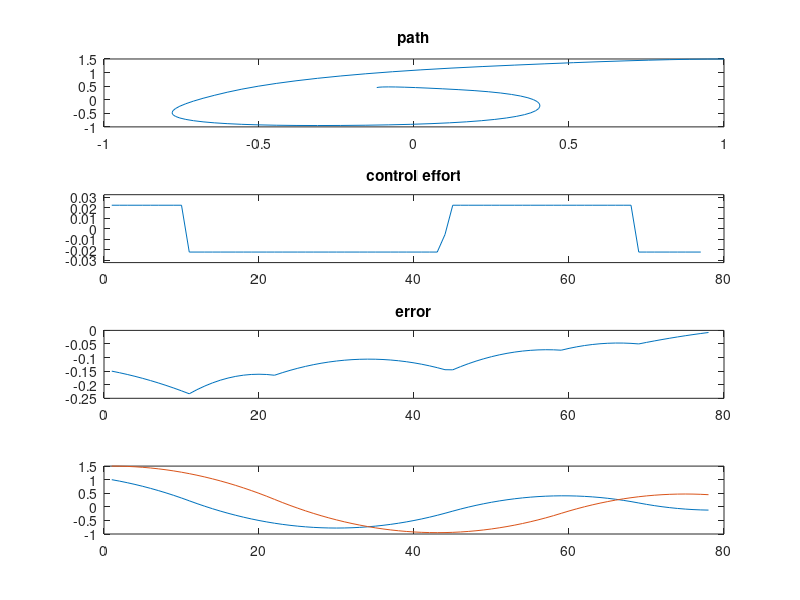
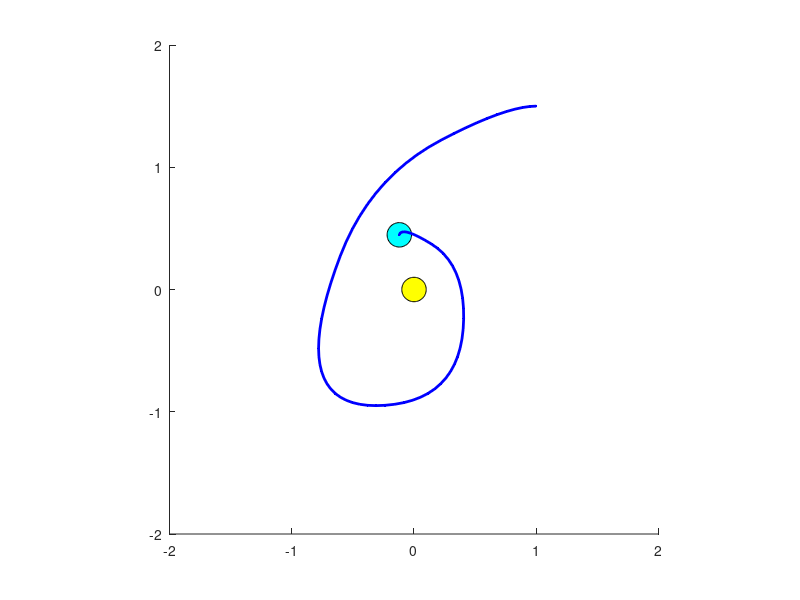

Reproduce these figures in MATLAB, in order.
A = zeros(4,4);
A(1,3) = 1; A(2,4) = 1;
B = zeros(4,2);
B(3,1) = 1; B(4,2) = 1;
C = zeros(2,4);
C(1,1) = 1; C(2,2) = 1;
D = zeros(2,2);
sysC = ss(A,B,C,D);
Ts = .5;
sysD = c2d(sysC,Ts);
Ad = sysD.A;
Bd = sysD.B;
Ax = [0 1; 0 0]; Bx = [0 1]';
P = [-1; -2];
K = acker(Ax,Bx,P)

%%
x0vec = [1,1.5,-.1,0]';
kp = .001;
ki = .001;
kd = 0;
xout = zeros(1,4);
xout(1,:) = x0vec;
uout = zeros(1,2);
xcurr = x0vec;
xlast = x0vec;
integralx = 0;
integraly = 0;
umax = .4/18;
error = abs(x0vec(2)*x0vec(3) - x0vec(1)*x0vec(4))
errorx = x0vec(1);
errory = x0vec(2);
i = 1;
while (error>.01)
%for i=1:400
    x = xcurr(1); y = xcurr(2); vx = xcurr(3); vy = xcurr(4);
    ux = K*[x; vx];
    uy = K*[y; vy];
    if(ux>umax)
        ux = umax;
    elseif(ux < -umax)
        ux = -umax;
    end
    if(uy>umax)
        uy = umax;
    elseif(uy < -umax)
        uy = -umax;
    end
    uvec = [ux; uy];
    xlast = xcurr;
    xcurr = Ad*xcurr - Bd*uvec;
    xout(i+1,:) = xcurr;
    uout(i,:) = uvec;
    i=i+1;
    error = abs(xcurr(2)*xcurr(3) - xcurr(1)*xcurr(4));
end
n=i-1;
%n=400;
subplot(4,1,1)
plot(xout(:,1),xout(:,2))
title('path')
subplot(4,1,2)
plot(1:n,uout(:,1))
title('control effort')
ylim([-umax-.01,umax+.01])
subplot(4,1,3)
plot(1:(n+1),(xout(:,2).*xout(:,3) - xout(:,1).*xout(:,4)))
title('error')
subplot(4,1,4)
%plot(1:(n+1), atan(xout(:,2)./xout(:,1)))
title('atans')
%plot(1:(n+1), atan(xout(:,4)./xout(:,3)))
plot(1:(n+1),xout(:,1))
hold all
plot(1:(n+1),xout(:,2))

rt = .1; rs = .1;
h = figure('Units','Normalized','Position',[.2,.1,.6,.6]);
spacecraft = rectangle('Position',[x0vec(1)-rs, x0vec(2)-rs, rs*2, rs*2],'Curvature',[1,1],'facecolor',[0 1 1]);
target = rectangle('Position',[-rt, -rt, rt*2, rt*2],'Curvature',[1,1],'facecolor',[1 1 0]);

xlim([-2,2])
xsize = 4;
ylim([-xsize/2, xsize/2])
axis('square')
path = line(xout(1,1),xout(1,2),'color','b','linewidth',2);

for i=2:length(xout)
    set(spacecraft, 'Position', [xout(i,1)-rs, xout(i,2)-rs, rs*2, rs*2]);
    set(path,'XData',xout(1:i,1),'YData',xout(1:i,2))
    drawnow  
    pause(.1)
end